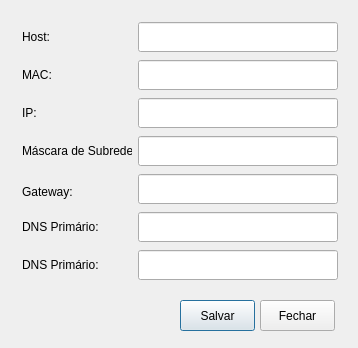
<?xml version="1.0" encoding="UTF-8"?>
<ui version="4.0">
 <class>dlg_config_eth</class>
 <widget class="QDialog" name="dlg_config_eth">
  <property name="geometry">
   <rect>
    <x>0</x>
    <y>0</y>
    <width>358</width>
    <height>348</height>
   </rect>
  </property>
  <property name="windowTitle">
   <string>Dialog</string>
  </property>
  <widget class="QPushButton" name="btnsalvar">
   <property name="geometry">
    <rect>
     <x>180</x>
     <y>300</y>
     <width>75</width>
     <height>31</height>
    </rect>
   </property>
   <property name="text">
    <string>Salvar</string>
   </property>
  </widget>
  <widget class="QPushButton" name="btnfechar">
   <property name="geometry">
    <rect>
     <x>260</x>
     <y>300</y>
     <width>75</width>
     <height>31</height>
    </rect>
   </property>
   <property name="text">
    <string>Fechar</string>
   </property>
  </widget>
  <widget class="QWidget" name="layoutWidget">
   <property name="geometry">
    <rect>
     <x>20</x>
     <y>20</y>
     <width>320</width>
     <height>262</height>
    </rect>
   </property>
   <layout class="QGridLayout" name="gridLayout_8">
    <item row="0" column="0">
     <layout class="QGridLayout" name="gridLayout">
      <item row="0" column="0">
       <widget class="QLabel" name="label">
        <property name="minimumSize">
         <size>
          <width>110</width>
          <height>10</height>
         </size>
        </property>
        <property name="maximumSize">
         <size>
          <width>110</width>
          <height>10</height>
         </size>
        </property>
        <property name="text">
         <string>Host:</string>
        </property>
       </widget>
      </item>
      <item row="0" column="1">
       <widget class="QLineEdit" name="txthost">
        <property name="minimumSize">
         <size>
          <width>200</width>
          <height>30</height>
         </size>
        </property>
        <property name="maximumSize">
         <size>
          <width>200</width>
          <height>30</height>
         </size>
        </property>
        <property name="maxLength">
         <number>15</number>
        </property>
        <property name="readOnly">
         <bool>false</bool>
        </property>
       </widget>
      </item>
     </layout>
    </item>
    <item row="1" column="0">
     <layout class="QGridLayout" name="gridLayout_2">
      <item row="0" column="0">
       <widget class="QLabel" name="label_2">
        <property name="minimumSize">
         <size>
          <width>110</width>
          <height>10</height>
         </size>
        </property>
        <property name="maximumSize">
         <size>
          <width>110</width>
          <height>10</height>
         </size>
        </property>
        <property name="text">
         <string>MAC:</string>
        </property>
       </widget>
      </item>
      <item row="0" column="1">
       <widget class="QLineEdit" name="txtmac">
        <property name="minimumSize">
         <size>
          <width>200</width>
          <height>30</height>
         </size>
        </property>
        <property name="maximumSize">
         <size>
          <width>200</width>
          <height>30</height>
         </size>
        </property>
        <property name="readOnly">
         <bool>true</bool>
        </property>
       </widget>
      </item>
     </layout>
    </item>
    <item row="2" column="0">
     <layout class="QGridLayout" name="gridLayout_3">
      <item row="0" column="0">
       <widget class="QLabel" name="label_3">
        <property name="minimumSize">
         <size>
          <width>110</width>
          <height>10</height>
         </size>
        </property>
        <property name="maximumSize">
         <size>
          <width>110</width>
          <height>10</height>
         </size>
        </property>
        <property name="text">
         <string>IP:</string>
        </property>
       </widget>
      </item>
      <item row="0" column="1">
       <widget class="QLineEdit" name="txtip">
        <property name="minimumSize">
         <size>
          <width>200</width>
          <height>30</height>
         </size>
        </property>
        <property name="maximumSize">
         <size>
          <width>200</width>
          <height>30</height>
         </size>
        </property>
       </widget>
      </item>
     </layout>
    </item>
    <item row="3" column="0">
     <layout class="QGridLayout" name="gridLayout_4">
      <item row="0" column="0">
       <widget class="QLabel" name="label_7">
        <property name="minimumSize">
         <size>
          <width>110</width>
          <height>10</height>
         </size>
        </property>
        <property name="maximumSize">
         <size>
          <width>110</width>
          <height>10</height>
         </size>
        </property>
        <property name="text">
         <string>Máscara de Subrede:</string>
        </property>
       </widget>
      </item>
      <item row="0" column="1">
       <widget class="QLineEdit" name="txtmask">
        <property name="minimumSize">
         <size>
          <width>200</width>
          <height>30</height>
         </size>
        </property>
        <property name="maximumSize">
         <size>
          <width>200</width>
          <height>30</height>
         </size>
        </property>
       </widget>
      </item>
     </layout>
    </item>
    <item row="4" column="0">
     <layout class="QGridLayout" name="gridLayout_5">
      <item row="0" column="0">
       <widget class="QLabel" name="label_4">
        <property name="minimumSize">
         <size>
          <width>110</width>
          <height>15</height>
         </size>
        </property>
        <property name="maximumSize">
         <size>
          <width>110</width>
          <height>10</height>
         </size>
        </property>
        <property name="text">
         <string>Gateway:</string>
        </property>
       </widget>
      </item>
      <item row="0" column="1">
       <widget class="QLineEdit" name="txtgtw">
        <property name="minimumSize">
         <size>
          <width>200</width>
          <height>30</height>
         </size>
        </property>
        <property name="maximumSize">
         <size>
          <width>200</width>
          <height>30</height>
         </size>
        </property>
       </widget>
      </item>
     </layout>
    </item>
    <item row="5" column="0">
     <layout class="QGridLayout" name="gridLayout_6">
      <item row="0" column="0">
       <widget class="QLabel" name="label_5">
        <property name="minimumSize">
         <size>
          <width>110</width>
          <height>10</height>
         </size>
        </property>
        <property name="maximumSize">
         <size>
          <width>110</width>
          <height>10</height>
         </size>
        </property>
        <property name="text">
         <string>DNS Primário:</string>
        </property>
       </widget>
      </item>
      <item row="0" column="1">
       <widget class="QLineEdit" name="txtdns1">
        <property name="minimumSize">
         <size>
          <width>200</width>
          <height>30</height>
         </size>
        </property>
        <property name="maximumSize">
         <size>
          <width>200</width>
          <height>30</height>
         </size>
        </property>
       </widget>
      </item>
     </layout>
    </item>
    <item row="6" column="0">
     <layout class="QGridLayout" name="gridLayout_7">
      <item row="0" column="0">
       <widget class="QLabel" name="label_6">
        <property name="minimumSize">
         <size>
          <width>110</width>
          <height>10</height>
         </size>
        </property>
        <property name="maximumSize">
         <size>
          <width>110</width>
          <height>10</height>
         </size>
        </property>
        <property name="text">
         <string>DNS Primário:</string>
        </property>
       </widget>
      </item>
      <item row="0" column="1">
       <widget class="QLineEdit" name="txtdns2">
        <property name="minimumSize">
         <size>
          <width>200</width>
          <height>30</height>
         </size>
        </property>
        <property name="maximumSize">
         <size>
          <width>200</width>
          <height>30</height>
         </size>
        </property>
       </widget>
      </item>
     </layout>
    </item>
   </layout>
  </widget>
 </widget>
 <resources/>
 <connections>
  <connection>
   <sender>btnfechar</sender>
   <signal>clicked()</signal>
   <receiver>dlg_config_eth</receiver>
   <slot>close()</slot>
   <hints>
    <hint type="sourcelabel">
     <x>347</x>
     <y>485</y>
    </hint>
    <hint type="destinationlabel">
     <x>199</x>
     <y>259</y>
    </hint>
   </hints>
  </connection>
 </connections>
</ui>
